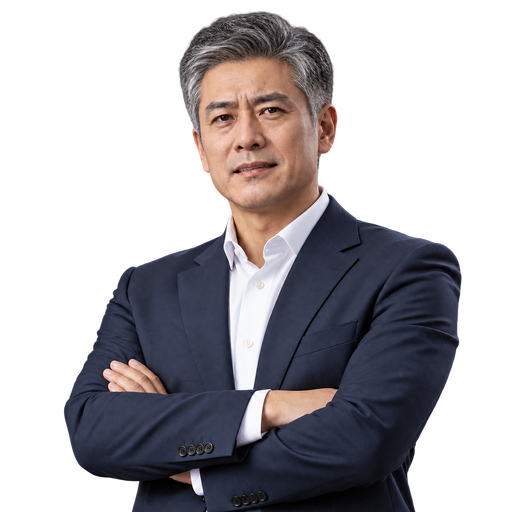
#> input picture assets/A_awkward.png, 512 x 512 px
$ python -i fix_matte.py   (imports and definitions only)
#> lines starting #> are read from the running program, lines starting #| are printed output that depends on the picture; after the words box and inside, x2 and y2 are one past the last pixel; in counts of white or black regions, pixels touching at a corner belong together
# -*- coding: utf-8 -*-
"""人物抠图描边修复：去白边、去孤立杂点、边缘重新羽化。
原理：实心区向内收缩 2px（把白边和毛刺连根切掉），再把内部颜色
向外渗到边缘带，最后给 alpha 做一次轻微高斯羽化，边缘就顺了。
用法: python fix_matte.py B          （处理 B_calm/smile/... 共5张）
      python fix_matte.py B_calm.png （只处理单张）
"""
import sys
from pathlib import Path

from PIL import Image, ImageFilter

EXPR = ["calm", "smile", "thinking", "awkward", "displeased"]
ASSETS = Path(__file__).parent


def fill_rgb(rgb, solid):
    """把实心区的颜色逐轮向外渗，填满边缘带（MaxFilter 3x3 扩张）。"""
    cur = rgb.copy()
    known = solid
    for _ in range(40):
        dil = cur.filter(ImageFilter.MaxFilter(3))
        grow_mask = known.point(lambda v: 0 if v else 255)
        cur = Image.composite(dil, cur, grow_mask)
        new_known = known.filter(ImageFilter.MaxFilter(3))
        if new_known.getbbox() == known.getbbox() and list(new_known.getdata()) == list(known.getdata()):
            break
        known = new_known
    return cur


def clean(path):
#> called with path = 'A_awkward.png'
    im = Image.open(path).convert("RGBA")
#> im is the input picture: PIL image 512x512 RGBA; mean R, G, B, A 38.8, 35.7, 39.8, 117.1
    alpha = im.getchannel("A")
    solid = alpha.point(lambda v: 255 if v > 200 else 0)
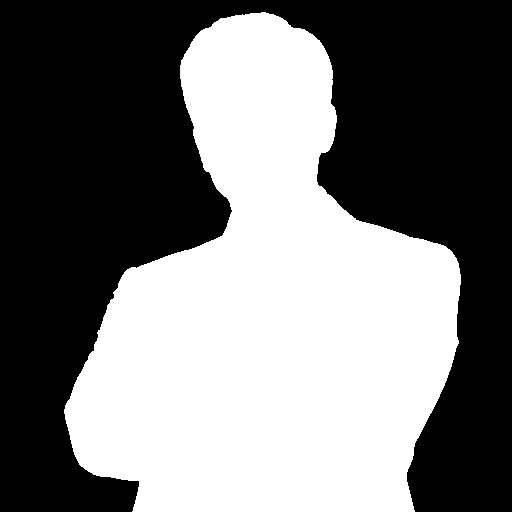
#> solid: PIL image 512x512 L; 46.1% white; 1 white region, box (x1, y1, x2, y2) and area: (64, 12, 461, 512) 120805
    # 向内收缩 2px：白边、红点等毛刺都在最外 1~2px，连根切掉
    er = solid.filter(ImageFilter.MinFilter(3)).filter(ImageFilter.MinFilter(3))
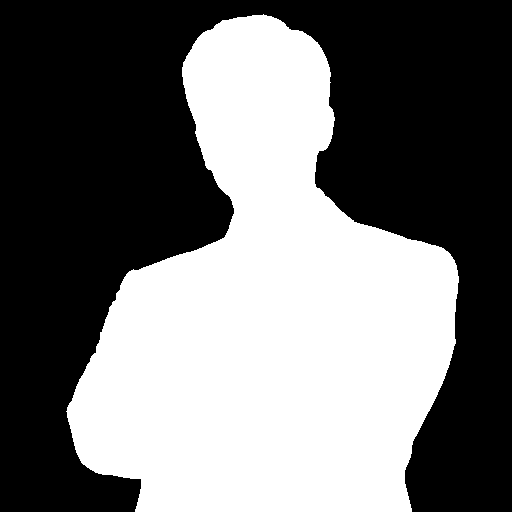
#> er: PIL image 512x512 L; 44.8% white; 1 white region, box (x1, y1, x2, y2) and area: (66, 14, 459, 512) 117411
    rgb_filled = fill_rgb(im.convert("RGB"), er)
#> the loop in fill_rgb, `for _ in range(40):` made 40 passes
#> pass 1, in fill_rgb, `cur = Image.composite(dil, cur, grow_mask)`:
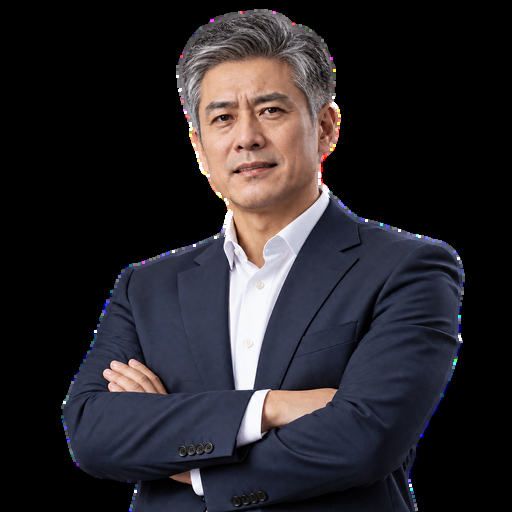
#> cur: PIL image 512x512 RGB; mean R, G, B 40.3, 37.2, 41.5
#> pass 1, in fill_rgb, `new_known = known.filter(ImageFilter.MaxFilter(3))`:
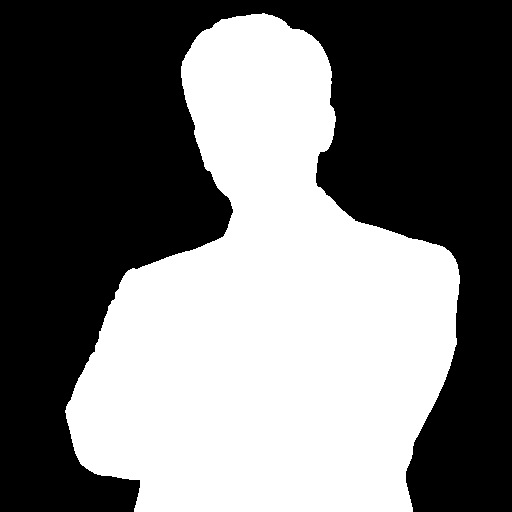
#> new_known: PIL image 512x512 L; 45.4% white; 1 white region, box (x1, y1, x2, y2) and area: (65, 13, 460, 512) 119100
#> after the loop in fill_rgb, `for _ in range(40):`:
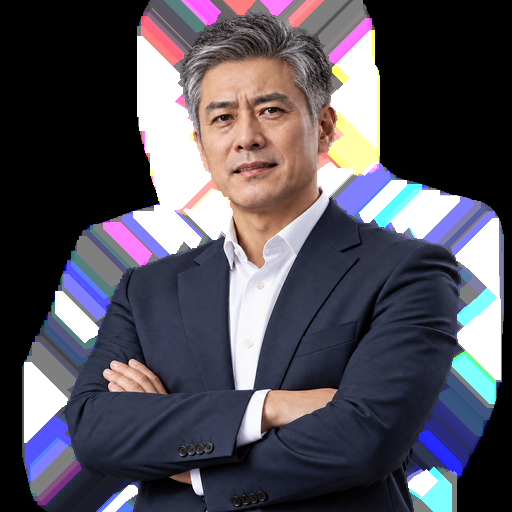
#> cur: PIL image 512x512 RGB; mean R, G, B 82.3, 79.2, 89.7
#> after the loop in fill_rgb, `for _ in range(40):`:
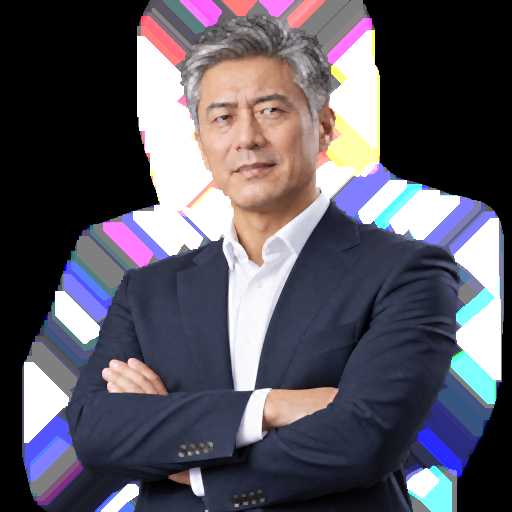
#> dil: PIL image 512x512 RGB; mean R, G, B 88.3, 85.2, 96.1
    # 边缘重新羽化 1px，平滑锯齿
    new_alpha = er.filter(ImageFilter.GaussianBlur(1.0))
    out = Image.merge("RGBA", (*rgb_filled.split(), new_alpha))
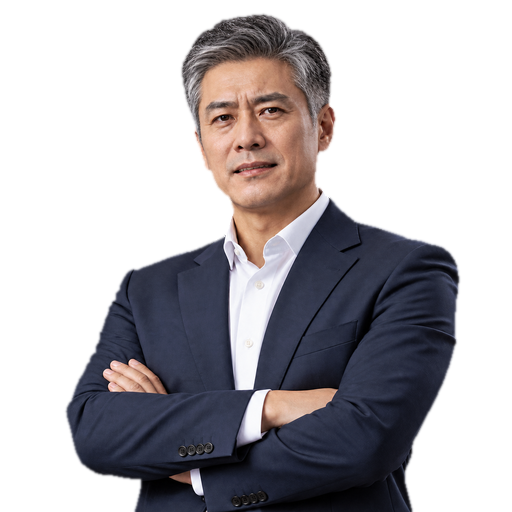
#> out: PIL image 512x512 RGBA; mean R, G, B, A 82.3, 79.2, 89.7, 114.2; transparent parts drawn white
    out.save(path)
#> (the run stopped early here; a loop or call above may not have finished)
